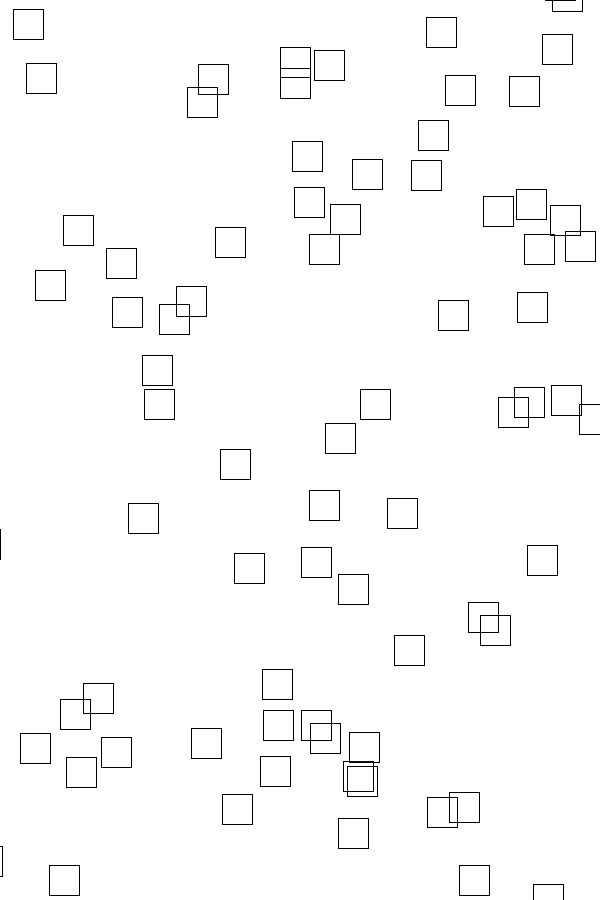
Frame 1 (no input)
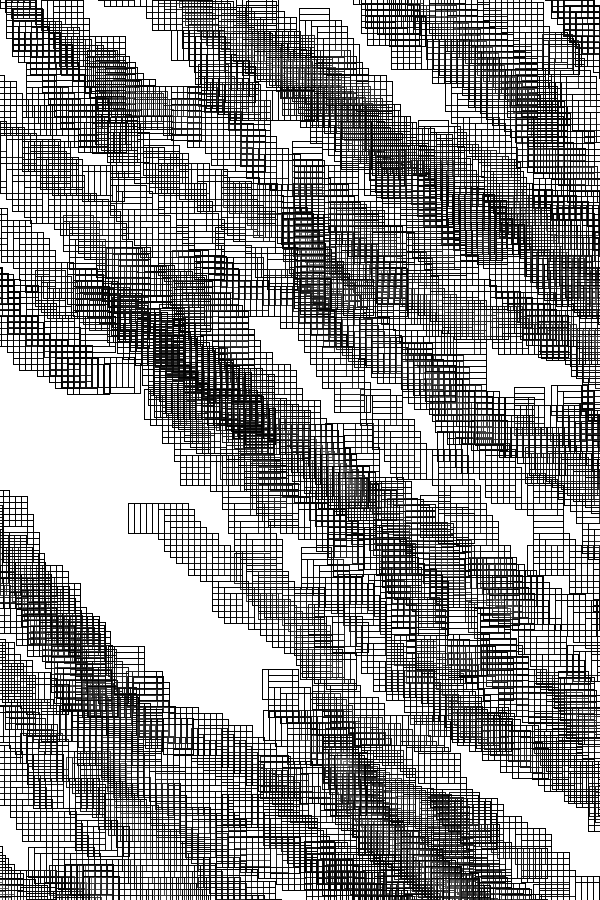
Frame 60 (the mouse pressed at the canvas centre just before this capture)
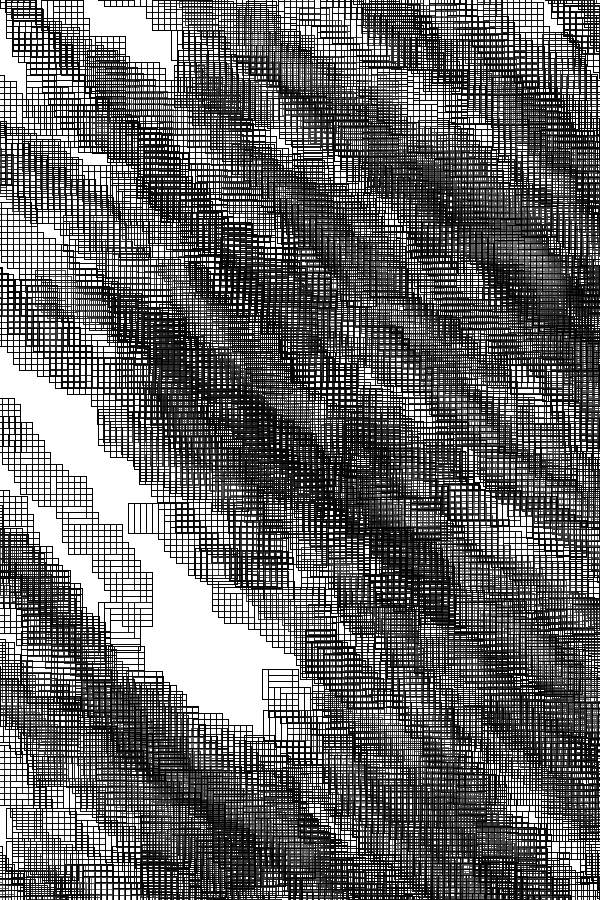
Frame 120 (the mouse held since frame 60 and released just before this capture)

The Processing sketch that drew these frames (run headless with seeded random() and noise(); from frame 60 on, the mouse is pressed at the canvas centre):

// Processing sketch: stepArrayRefactor2
// ── stepArrayRefactor2.pde
int num = 10;
float[][] posX = new float[num][num];
float[][] posY = new float[num][num];
color[] colors = new color[num];

void setup() {
  size(600, 900);
  background(255);
  for (int i = 0; i < posX.length; i++) {
    for (int j = 0; j < posX[0].length; j++) {
      posX[i][j] = random(-100,width);
      posY[i][j] = random(-100,height);
      colors[i] = color(255,255,255,random(0,10));
    }
  }
}

void draw() {
  for (int i = 0; i < posX.length; i++) {
    for (int j = 0; j < posX[0].length; j++) {
      fill(colors[i]);
      rect(posX[i][j],posY[i][j], 30, 30);
    
      float rand = random(-1,1);
      
      if(rand >= 0){
        posX[i][j] += 6;
      } else {
        posY[i][j] += 6;
      }
      
      if(posX[i][j] >= width || posY[i][j] >= height){
        posX[i][j] = random(-100,width);
        posY[i][j] = random(-100,height);    
      }
    }
  }
}
